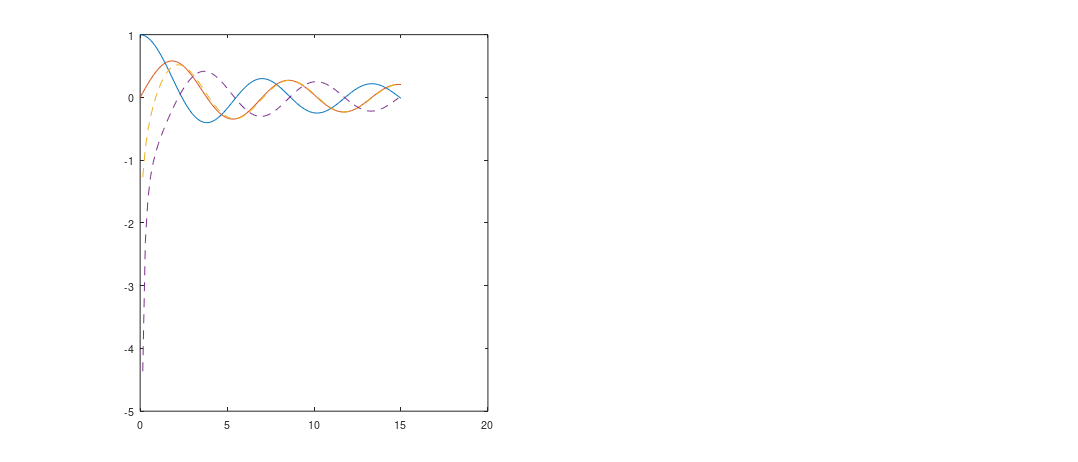

Here is the MATLAB script that generated this plot: (Note: this script raises an error after producing the figure.)
%% Wave power computation
% copied from ewtec_pap2 in Dropbox\matlab\studies
% 0) set up stuff

folder = 'C:\Users\s1213969\Dropbox\matlab\thesis\';
fontsi = 10;
figwid = 14;

%% 1) Bessel function pic

fighei = 6;

m1 = [0 1];
m2 = [7 12];
kr1 = linspace(0,15,101);

limM1 = sqrt(m1 + [1 1]);
limM2 = sqrt(m2 + [1 1]);

[M1, KR] = meshgrid(m1, kr1);
[M2] = meshgrid(m2, kr1);

J1 = besselj(M1, KR);
Y1 = bessely(M1, KR);
J2 = besselj(M2, KR);
Y2 = bessely(M2, KR);


figure;
set(gcf,'PaperPosition',[0 0 figwid fighei]);

dy = 2*10^-5;

subplot(1,2,1);
l0 = plot(kr1,J1);
hold on;
l2 = plot(kr1,Y1,'--');
set(l2(1), 'Color', l0(1).Color)
set(l2(2), 'Color', l0(2).Color)
%plot([1; 1]*limM1, [-2 -2; 2 2], 'k:')
set(gca, 'ylim', 2.2*[-1 1], 'ytick', [-2 -1 0 1 2],'FontSize', fontsi);
leg = legend('J_0', 'J_1', 'Y_0', 'Y_1');
%pos = leg.Position;
pos = [0.32 0.69 0.12 0.15];
set(leg, 'Box', 'off', 'Position', pos, 'FontSize', 6.5);
%ylabel('Magnitude');
xlabel('kr','FontSize', fontsi);

subplot(1,2,2);
l1 = plot(kr1,J2);
hold on;
l2 = plot(kr1,Y2,'--');
set(l2(1), 'Color', l0(1).Color)
set(l2(2), 'Color', l0(2).Color)
%plot([1; 1]*limM2, [-2 -2; 2 2], 'k:')
set(gca, 'ylim', 2.2*[-1 1], 'ytick', [-2 -1 0 1 2],'FontSize', fontsi);
leg = legend('J_7', 'J_{12}', 'Y_7', 'Y_{12}');
pos = [0.76 0.69 0.12 0.15];
set(leg, 'Box', 'off', 'Position', pos, 'FontSize', 6.5);
%ylabel('Magnitude');
xlabel('kr','FontSize', fontsi);

print('-dpng', '-r400', [folder 'pics\bessel_pow']);

%% 2) Point absorber pic
fighei = 7.5;

beta = pi/4;
M = 3;
m = -M:M;
a = 1;
aI = a/2*exp(-1i*m*(beta+pi/2));

close all;
figure;
set(gcf, 'PaperPosition', [0 0 figwid fighei]);
plotCoefs(M, aI, true, 'Color', [1 0 0], 'LineWidth', 1)

bR = a/2*[-1i*exp(1i*beta) -1 1i*exp(-1i*beta)];

MR = 1;

plotCoefs(MR, bR, false, 'Color', [0 0 1], 'LineWidth', 1, 'LineStyle', '--')

ax = gca;
lines = ax.Children;
leg = legend([lines(20), lines(1)], {'1/2 Incident', 'Radiated'}, 'Position', [0.7 0.7 0.1 0.1], 'FontSize', fontsi);
legend('boxoff');

x = 0.7;
y = 0.55;
w = 0.1;
h = 0.1;
an = annotation('textbox', [x y w h], 'String', ['\beta = \pi/4'], 'LineStyle', 'none', 'FontSize', fontsi);

% add labels
x = 0.52;
y = 0.55;
w = 0.1;
h = 0.1;
an = annotation('textbox', [x y w h], 'String', '|a|', 'LineStyle', 'none', 'FontSize', fontsi);
set(an, 'LineStyle', 'none');
x = 0.42;
y = 0.4;
an = annotation('textbox', [x y w h], 'String', 'ang(a)', 'LineStyle', 'none', 'FontSize', fontsi);
set(an, 'LineStyle', 'none');

% slope = [0.27/M -0.137/M];
slope = [0.26/M -0.16/M];
start = [0.5 0.38];

for m = -M:M
    x = start(1) + slope(1)*m;
    y = start(2) + slope(2)*m;
    if (m == 0)
        x = x + 0.02;
        y = y + 0.07;
        mstr = 'm = 0';
    else
        mstr =  num2str(m);
    end
    annotation('textbox', [x y w h], 'String', mstr, 'LineStyle', 'none', 'FontSize', fontsi);
end

print('-dpng', '-r400', [folder 'pics\rad_coefs']);

%% 3.1) Compute values for different beams for main pic

beams = [1 2 5 10 20 50];

Nb = length(beams);
M = 64;
nTheta = M*2^3;  

aSs = cell(Nb, 1);
aRs = cell(Nb, 2);

for n = 1:Nb
    [aS, aR] = wave_power_wamComp([folder 'runs'], beams(n), nTheta, M);
    aSs{n} = aS;
    aRs(n,1:2) = aR;
end

save([folder '\wave_power\pow_beams'], 'beams', 'aSs', 'aRs', 'M', 'Nb');

%% 3.2) Compute values for large range of beams pic

beamsB = 1:50;

NbB = length(beamsB);
M = 64;
nTheta = M*2^3;  

aSsB = cell(NbB, 1);
aRsB = cell(NbB, 2);

for n = 1:NbB
    [aS, aR] = wave_power_wamComp([folder 'runs'], beamsB(n), nTheta, M);
    aSsB{n} = aS;
    aRsB(n,1:2) = aR;
end

save([folder '\wave_power\pow_big_beams'], 'beamsB', 'aSsB', 'aRsB', 'M', 'NbB');

%% 4.1) Make main beams figure

load pow_beams

fighei = 18;
fontsi = 8;

M = 64;
Mt = 20;
inds = M+1-Mt:M+1+Mt;

m = -Mt:Mt;
aI = exp(-1i*(-M:M)*pi/2);
aI = aI.';

r = 1;
dep = 3;

h = 10;          
lam = 10;
T = IWaves.Lam2T(lam, h);
t = linspace(0,T,101);
omega = 2*pi/T;
k = 2*pi/lam;
eiomegat = exp(1i*omega*t);
wavx = linspace(-15,15,101);
wavz = exp(-1i*k*wavx);

rho = 1000;
g = 9.806650;
cg = IWaves.GroupVel(T, h);
const = 2*rho*g*cg/k;

uef = IWaves.UnitEnergyFlux(rho, T, h);
uef = uef./const;

figure;
set(gcf,'PaperPosition',[0 0 figwid fighei]);

tmar = 0.05;
lmar = 0.05;

fighei = 0.13;
%figwid1 = 0.14;
figwid1 = 0;
figwid2 = 0.2;
figwid3 = 0.25;

tbspc = 0.015;
lrspc = 0.055;

nsub = 5;

sca = [0.3 0.8 1.5 1.7 1.7 1.7];

bstartx = 0.01;
txtstarty = 1-tmar-0.072;

annotation('textbox', [bstartx txtstarty 0.1 0.1], 'String',{'Beam', '(B/A)'},...
        'LineStyle', 'none', 'FontWeight', 'bold', 'FontSize', fontsi)
% annotation('textbox', [0.11 txtstarty 0.1 0.1], 'String','Cylinder View',...
%         'LineStyle', 'none', 'FontWeight', 'bold', 'FontSize', fntsiz)
annotation('textbox', [0.12 txtstarty 0.1 0.1], 'String','Orbital Motion',...
        'LineStyle', 'none', 'FontWeight', 'bold', 'FontSize', fontsi)
cwstartx = lmar + 3*lrspc + figwid1 + figwid2 + 2*figwid3+0.01;
annotation('textbox', [cwstartx+0.01 txtstarty 0.1 0.1], 'String',{'E'},...
    'LineStyle', 'none', 'FontWeight', 'bold', 'FontSize', fontsi)


xs = [0.175 0.465 0.773 0.94];
vals = {'a)', 'b)', 'c)', 'd)'};
for n = 1:4
    annotation('textbox', [xs(n) 0.03 0.1 0.01], 'String', vals{n},...
        'LineStyle', 'none', 'FontWeight', 'bold', 'FontSize', fontsi)
end

for n = 1:Nb
    
    aS = aSs{n}.';
    aD = 1/2*aI + aS;
    aR1 = aRs{n,1}.';
    aR2 = aRs{n,2}.';
    BR = [aR1 aR2];
    zeta = BR\(-aD);
    d = aD + BR*zeta;
    
    pow = (abs(aD).^2 - abs(d).^2);
    powDiff = abs(aD).^2;
    eff = pow./powDiff;
    
    totPow = sum(pow);
    CW = totPow/uef;
    

    % Beam
    yplot = 1-tmar-fighei-(n-1)*(fighei+tbspc);
    beam = beams(n);
    annotation('textbox', [bstartx+0.01 yplot-0.01 0.1 0.1], 'String',...
        {[num2str(beam)]},...
        'LineStyle', 'none', 'FontSize', fontsi)
    
    % Plot motions
    xpath = real(zeta(1)*eiomegat);
    zpath = real(zeta(2)*eiomegat) - dep*ones(size(eiomegat));
    % arrow points
    xa = [xpath(1), xpath(25), xpath(50), xpath(75)];
    za = [zpath(1), zpath(25), zpath(50), zpath(75)];
    
    ua = omega*(za+dep*ones(size(za)));
    va = -omega*xa;
    la = sqrt(ua.^2 + va.^2);
    ua = ua./la;
    va = va./la;
    %subplot(Nb,nsub,nsub*(n-1)+2);
    subplot('Position', [lmar+lrspc+figwid1 yplot-0.0175 figwid2-0.018 fighei]);
    plot(xpath, zpath, 'Color', [0 0 0], 'LineWidth', 1);
    hold on;
    quiver(xa, za, ua, va, sca(n), 'k');
    plot(wavx, wavz, 'k--');
    %plot([-30 30], [0 0], 'k:');
    plot([-30 30], [-h -h], 'k');
    axis equal
    axis off
    set(gca, 'xlim', [-15 15], 'ylim', [-20 4]);

%     annotation('textbox', [lmar+lrspc+figwid+0.02 yplot+0.04 0.1 0.1], 'String',...
%         {['\zeta_1 = ' num2str(abs(zeta(1)), '%4.2f') ', \zeta_2 = ' num2str(abs(zeta(2)), '%4.2f')]},...
%         'LineStyle', 'none', 'FontSize', fntsiz)

    %subplot(Nb,nsub,nsub*(n-1)+4);
    subplot('Position', [lmar+3*lrspc+figwid1+figwid2+figwid3 yplot figwid3 fighei]);
    stem(m, eff(inds), 'Marker', '.', 'Color', [0 0 0]);
    hold on;
    plot([-Mt Mt], [1 1], 'k--');
    set(gca, 'ylim', [-0.1 1.1],'FontSize', fontsi);
    
    if (n == 1)
        title('Efficiency', 'FontSize', fontsi);
    end
    
    if (n == Nb)
        xlabel('m');
        set(gca, 'xtick', [-20 -10 0 10 20]);
    else
        set(gca, 'xtick', []);
    end
    CW2 = CW*k;
    annotation('textbox', [cwstartx+0.005 yplot-0.01 0.1 0.1], 'String',...
        {[num2str(CW2, '%3.1f')]}, 'LineStyle', 'none','FontSize', fontsi)
    plot([CW2/2 CW2/2], [0 1], 'k','LineStyle',':','Color', [1 0 0]);
    plot(-[CW2/2 CW2/2], [0 1], 'k','LineStyle',':','Color', [1 0 0]);
    
    % Plot wave comps
    %subplot(Nb,nsub,nsub*(n-1)+3);
    
    subplot('Position', [lmar+2*lrspc+figwid1+figwid2 yplot figwid3 fighei]);
    stem(m, abs(aD(inds)), 'Marker', '.', 'LineStyle', 'none', 'Color', [1 0 0]);

    hold on
    
    thisa = aR2*zeta(2);
    stem(m, abs(thisa(inds)), 'Marker', '.', 'Color', [0 0.5 0], 'LineStyle', '--');
    hold on
    
    thisa = aR1*zeta(1);
    stem(m, abs(thisa(inds)), 'Marker', '.', 'Color', [0 0 1]);
    
        set(gca, 'ylim', [0 0.7], 'FontSize', fontsi);
   
    
    if (n == 1)
        title('Wave Component Magnitude', 'FontSize', fontsi);
        ax = gca;
        lines = ax.Children;
        leg = legend([lines(3), lines(1), lines(2)], {'Diffracted', 'Surge', 'Heave'}, 'Position', [0.62 0.8 0.1 0.1], 'FontSize', fontsi);
        %legend('boxoff');
    end
    if (n == Nb)
        xlabel('m');
        set(gca, 'xtick', [-20 -10 0 10 20]);
    else
        set(gca, 'xtick', []);
    end

end

print('-dpng', '-r400', [folder 'pics\bristol_cyl_coefs']);

%% 4.2) Large beam range pic
load pow_big_beams

fighei = 9;

aI = exp(-1i*(-M:M)*pi/2);
aI = aI.';

h = 10;          
lam = 10;
T = IWaves.Lam2T(lam, h);
k = 2*pi/lam;

rho = 1000;
g = 9.806650;
cg = IWaves.GroupVel(T, h);
const = 2*rho*g*cg/k;

uef = IWaves.UnitEnergyFlux(rho, T, h);
uef = uef./const;

Es = zeros(NbB,1);
E2s = zeros(NbB,1);

for n = 1:NbB
    
    aS = aSsB{n}.';
    aD = 1/2*aI + aS;
    aR1 = aRsB{n,1}.';
    aR2 = aRsB{n,2}.';
    BR = [aR1 aR2];
    zeta = BR\(-aD);
    d = aD + BR*zeta;
    
    pow = (abs(aD).^2 - abs(d).^2);
    powDiff = abs(aD).^2;
    eff = pow./powDiff;
    
    E = sum(eff);
    
    Es(n) = E;
    
    totPow = sum(pow);
    CW = totPow/uef;
    
    E2 = k*CW;
    E2s(n) = E2;
end

figure;
set(gcf,'PaperPosition',[0 0 figwid fighei]);

coefs = polyfit(beamsB,Es.',1);
yfit = coefs(1)*(0:50) + coefs(2);

plot((0:50), yfit, 'k--');
hold on;
plot(beamsB, Es, 'LineWidth', 1)
axis equal

fontsi = 8;
xlabel('Beam (B/A)', 'FontSize', fontsi);
ylabel('E', 'FontSize', fontsi);
title('Power absorption (as E) v. Beam', 'FontSize', fontsi)

leg = legend('Power Absorption', 'Linear Fit');
set(leg, 'location', 'northwest', 'fontsize', fontsi)

print('-dpng', '-r400', [folder 'pics\bristol_cyl_E']);

%% 5.1) Wave field - compute

% beam = 10;
beam = 10;

M = 32;
nTheta = M*2^3;  

[aSw, aRw, ~, ~, hydBody] = wave_power_wamComp([folder 'runs'], beam, nTheta, M, 'HydroBody');

x = -30:0.25:30;
[X, Y] = meshgrid(x, x);


rho = 1000;
h = 10;          
lam = 10;
T = IWaves.Lam2T(lam, h);

M = 32;
aI = exp(-1i*(-M:M)*pi/2);

D = hydBody.DiffTM;
D = CirWaveComp.Resize2M(D{1}, M);

aD = 1/2*aI.' + aSw.';
aR1 = aRw{1};
aR2 = aRw{2};
BR = [aR1.' aR2.'];
zeta = BR\(-aD);

I = eye(2*M+1);
rhs = BR*zeta;
lhs = -(0.5*I + D);
aIR = lhs\rhs;
aSR = D*aIR;

aIR = aIR.';
aSR = aSR.';

rwaves1 = CirWaves('Out', [0 0], {aR1}, T, h);
rwaves2 = CirWaves('Out', [0 0], {aR2}, T, h);
swaves = CirWaves('Out', [0 0], {aSw}, T, h);
iwaves = CirWaves('In', [0 0], {aI}, T, h);

sRwaves = CirWaves('Out', [0 0], {aSR}, T, h);
iRwaves = CirWaves('In', [0 0], {aIR}, T, h);

rwf1 = CirWaveField(rho, rwaves1, true, X, Y);
rwf2 = CirWaveField(rho, rwaves2, true, X, Y);
swf = CirWaveField(rho, swaves, true, X, Y);
iwf = IncCirWaveField(rho, iwaves, true, X, Y);

sRwf = CirWaveField(rho, sRwaves, true, X, Y);
iRwf = IncCirWaveField(rho, iRwaves, true, X, Y);

rwf1 = rwf1*zeta(1);
rwf2 = rwf2*zeta(2);
rwf = rwf1 + rwf2;
dwf = iwf + swf;
twf = dwf + rwf;

dRwf = iRwf + sRwf;
tRwf = dRwf + rwf;

thet = linspace(0, 2*pi, 101);
cir = 5*[cos(thet).', sin(thet).'];

rwf1.RemoveGeometries(cir, 'Out');
rwf2.RemoveGeometries(cir, 'Out');
rwf.RemoveGeometries(cir, 'Out');
dwf.RemoveGeometries(cir, 'Out');
twf.RemoveGeometries(cir, 'Out');

dRwf.RemoveGeometries(cir, 'Out');
tRwf.RemoveGeometries(cir, 'Out');

etaR1 = rwf1.Elevation;
etaR2 = rwf2.Elevation;
etaR = rwf.Elevation;
etaD = dwf.Elevation;
etaT = twf.Elevation;

etaDR = dRwf.Elevation;
etaTR = tRwf.Elevation;

%% 5.2) Wave field pic

fighei = 14;

figure;
set(gcf,'PaperPosition',[0 0 figwid fighei]);

tmar = 0.05;
lmar = 0.08;

pichei = 0.215;
picwid = 0.215;

tbspc = 0.1;
lrspc = 0.05;

cols = [lmar, lmar+picwid+lrspc, lmar+2*picwid+3*lrspc];
rows = [1-tmar-pichei, 1-tmar-2*pichei-1*tbspc, 1-tmar-3*pichei-2*tbspc];

etas = [etaR1, etaR2, etaR; etaD, etaR, etaT; etaDR, etaR, etaTR];
tits = {'Surge Radiated', 'Heave Radiated', 'Total Radiated'; ...
    'Plane Diffracted', 'Total Radiated', 'Total Wave Field'; ...
    'Generalized Diffracted', 'Total Radiated', 'Total Wave Field'};

% Plot body shape    
r = 1;
beam = 10;
xs = [r, r, -r, -r, r];
ys = [-beam/2, beam/2, beam/2, -beam/2, -beam/2];

% 0 is none
% 1 if forward
% -1 is backwards
arrow1 = [-1, -1, 0; 1 0 1; 1 0 1];
arrow2 = [1 1 1; 1 1 1; 1 1 0];

for m = 1:3
    for n = 1:3
        subplot('Position', [cols(n) rows(m) picwid pichei]);
        pcolor(X, Y, real(etas{m,n}));
        
        % colormap
        thesis_cmap
        
        hold on;
        plot(cir(:,1), cir(:,2), 'k');
        set(gca, 'clim', [-1 1], 'xtick', [-20 0 20], 'ytick', [-20 0 20], 'FontSize', fontsi);
        plot(xs, ys, 'k')
        
        if ((m == 3) && (n == 1))
            xlabel('x/A', 'FontSize', fontsi);
            ylabel('y/A', 'FontSize', fontsi);
            cb = colorbar('Position', [0.915 0.2 0.03 0.6]);
            set(cb, 'FontSize', fontsi);
            title(cb, 'Re\{\eta/A\}');
        else
            set(gca,'xticklabel', [], 'yticklabel', []);
        end
        title(tits{m,n}, 'FontSize', fontsi);
        fet;
        
        dx = 0.2*picwid/2;
        len = picwid/2-3*dx;
        x1 = cols(n)+dx;
        x2 = x1+len;
        x3 = x1+picwid/2+dx;
        x4 = x3+len;
        y1 = rows(m)+pichei/2;
        y2 = y1;
        
        if (arrow1(m,n) > 0)
            annotation('arrow', 'X', [x1 x2], 'Y', [y1 y2],...
                'HeadWidth', 5, 'HeadLength', 5);
        elseif (arrow1(m, n) < 0)
            annotation('arrow', 'X', [x2 x1], 'Y', [y1 y2],...
                'HeadWidth', 5, 'HeadLength', 5);
        end
        
        if (arrow2(m,n) > 0)
            annotation('arrow', 'X', [x3 x4], 'Y', [y1 y2],...
                'HeadWidth', 5, 'HeadLength', 5);
        elseif (arrow1(m, n) < 0)
            annotation('arrow', 'X', [x4 x3], 'Y', [y1 y2],...
                'HeadWidth', 5, 'HeadLength', 5);
        end

    end
    
    
    annotation('textbox', [cols(1)+picwid+lrspc/2-0.02 rows(m)+pichei/5 0.1 0.1],...
        'String','+', 'FitBoxToText', 'on', 'LineStyle', 'none','FontSize', 20, 'FontWeight', 'bold')
    
    annotation('textbox', [cols(2)+picwid+lrspc/2+0.008 rows(m)+pichei/5 0.1 0.1],...
        'String','=','FitBoxToText', 'on', 'LineStyle', 'none','FontSize', 20, 'FontWeight', 'bold')
    
end

print('-dpng', '-r400', [folder 'pics\bristol_wfs']);

%% 6.1) Flare Radius - comp profile

lam = 10;
k = 2*pi/lam;

beam = 10;

M = 32;
nTheta = M*2^3;  

y = 0:0.1:beam/2;

volc = 1^2*pi*beam;

r = 1 + besselj(2,k*y) + besselj(3,k*y) + besselj(4,k*y)+ besselj(5,k*y);
intR2 = trapz(y,r.^2);
coef = sqrt(1/2*beam/intR2);
r = coef*r;
vol2 = 2*pi*trapz(y,r.^2);

vol2/volc

prof = [y', r'];

[aSf, aRf, compf] = wave_power_wamComp([folder 'runs'], beam, nTheta, M, 'CustProf', prof);

[aSn, aRn, compn] = wave_power_wamComp([folder 'runs'], beam, nTheta, M);

M = 32;
Mt = 20;
m = -Mt:Mt;
mn = m + 0.15*ones(size(m));
mf = m - 0.15*ones(size(m));
inds = M+1-Mt:M+1+Mt;
aI = exp(-1i*(-M:M)*pi/2);
aI = aI.';


aS = aSf.';
aDf = 1/2*aI + aS;
aR1f = aRf{1}.';
aR2f = aRf{2}.';
BRf = [aR1f aR2f];
zetaf = BRf\(-aDf);
d = aDf + BRf*zetaf;

pow = (abs(aDf).^2 - abs(d).^2);
powDiff = abs(aDf).^2;
efff = pow./powDiff;
Ef = sum(efff);

aS = aSn.';
aDn = 1/2*aI + aS;
aR1n = aRn{1}.';
aR2n = aRn{2}.';
BRn = [aR1n aR2n];
zetan = BRn\(-aDn);
d = aDn + BRn*zetan;
    
pow = (abs(aDn).^2 - abs(d).^2);
powDiff = abs(aDn).^2;
effn = pow./powDiff;
En = sum(effn);

%% 6.2) Flare radius - pic


fighei = 14;

figure;
set(gcf,'PaperPosition',[0 0 figwid fighei]);

geo = compf.Bodies.PanelGeo;
geon = compn.Bodies.PanelGeo;

subplot(2,2,1);
dep = 3;
rs = 1;
beam = 10;
h = 10;
ys = [rs, rs, -rs, -rs, +rs];
xs = [-beam/2, beam/2, beam/2, -beam/2, -beam/2];

deps = dep*ones(size(r));
plot(y, r, 'Color', [0 0 0], 'LineWidth', 1);
hold on;
plot(xs, ys, 'k--', 'LineWidth', 1);
leg = legend('Flare', 'Straight');
posL = get(leg, 'Position');
posL(1) = posL(1)-0.1;
posL(2) = posL(2)-0.25;
set(leg, 'Box', 'off', 'Position', posL, 'FontSize', 11);
plot(-beam/2*ones(size(y))+flip(y), r, 'Color', [0 0 0], 'LineWidth', 1);
plot(y, -r, 'Color', [0 0 0], 'LineWidth', 1);
plot(-beam/2*ones(size(y))+flip(y), -r, 'Color', [0 0 0], 'LineWidth', 1);
plot([-beam/2 -beam/2], [-r(end) r(end)], 'Color', [0 0 0], 'LineWidth', 1);
plot([beam/2 beam/2], [-r(end) r(end)], 'Color', [0 0 0], 'LineWidth', 1);
title('Body Profile');
axis equal
set(gca, 'ylim', [-3.5 3.5], 'xlim', [-6 6]);
axis off;


subplot(2,2,2);
% surf(geo);
% axis equal;
% set(gca, 'View', [-56 28]);
% axis off;

% Plot motions
T = IWaves.Lam2T(lam, h);
t = linspace(0,T,101);
omega = 2*pi/T;
eiomegat = exp(1i*omega*t);

xpathf = real(zetaf(1)*eiomegat);
zpathf = real(zetaf(2)*eiomegat) - dep*ones(size(eiomegat));
% arrow points
xaf = [xpathf(1), xpathf(25), xpathf(50), xpathf(75)];
zaf = [zpathf(1), zpathf(25), zpathf(50), zpathf(75)];

xpathn = real(zetan(1)*eiomegat);
zpathn = real(zetan(2)*eiomegat) - dep*ones(size(eiomegat));
% arrow points
xan = [xpathn(1), xpathn(25), xpathn(50), xpathn(75)];
zan = [zpathn(1), zpathn(25), zpathn(50), zpathn(75)];

%     delx = diff([min(xa(:)) max(xa(:))])/4;
%     dely = diff([min(za(:)) max(za(:))])/4;
%     del = delx.^2 + dely.^2;

uaf = omega*(zaf+dep*ones(size(zaf)));
vaf = -omega*xaf;
laf = sqrt(uaf.^2 + vaf.^2);
uaf = uaf./laf;
vaf = vaf./laf;

uan = omega*(zan+dep*ones(size(zan)));
van = -omega*xan;
lan = sqrt(uan.^2 + van.^2);
uan = uan./lan;
van = van./lan;
%subplot(Nb,nsub,nsub*(n-1)+2);

plot(xpathf, zpathf, 'Color', [0 0 0], 'LineWidth', 1);
hold on;
quiver(xaf, zaf, uaf, vaf, 1, 'k');

plot(xpathn, zpathn, 'k--', 'LineWidth', 1);
quiver(xan, zan, uan, van, 1, 'k');
title('Orbital Motion');

%plot(wavx, wavz, 'k--');
%plot([-30 30], [0 0], 'k:');
%plot([-30 30], [-h -h], 'k');
axis equal
set(gca, 'xlim', [-3.5 3.5], 'ylim', [-6.5 0.5]);
%set(gca, 'xlim', [-15 15], 'ylim', [-20 4]);
axis off


subplot(2,2,4);
stem(mf, efff(inds), 'Marker', '.', 'Color', [0 0 0]);
hold on;
stem(mn, effn(inds), 'Marker', '.', 'Color', [0 0.5 0], 'LineStyle', '--');
% leg = legend('Flare', 'Straight');
% posL = get(leg, 'Position');
% posL(1) = posL(1)+0.1;
% posL(2) = posL(2)+0.15;
% set(leg, 'Box', 'off', 'Position', posL);
plot([-Mt Mt], [1 1], 'k--');
% plot([E/2 E/2], [0 1], 'k','LineStyle',':','Color', [1 0 0]);
%     plot(-[E/2 E/2], [0 1], 'k','LineStyle',':','Color', [1 0 0]);
set(gca, 'ylim', [-0.1 1.1]);
title('Efficiency');
xlabel('m');
set(gca, 'xlim', [-10 10], 'xtick', [-10 -5 0 5 10]);

volf = computeVolume(geo);
voln = computeVolume(geon);

annotation('textbox', [0.36 0.54 0.1 0.1], 'String',...
    {['E_f = ' num2str(Ef, '%3.1f')], ['E_s = ' num2str(En, '%3.1f')]},...
    'LineStyle', 'none');

    
% annotation('textbox', [0.5 0.5 0.1 0.1], 'String',...
%     {['E_f = ' num2str(Ef, '%3.1f'), '      E_n = ' num2str(En, '%3.1f')],...
%     ['Vol_f = ' num2str(volf, '%3.1f'),'      Vol_n= ' num2str(voln, '%3.1f')],...
%     ['E_f/Vol_f = ' num2str(Ef/volf, '%5.3f'), '      E_n/Vol_n= ' num2str(En/voln, '%5.3f')]},...
%     'LineStyle', 'none');

 subplot(2,2,3);
 %stem(m, abs(aDf(inds)), 'Marker', '.', 'LineStyle', 'none', 'Color', [1 0 0]);
 hold on
 thisa = aR2f*zetaf(2);
 stem(mf, abs(thisa(inds)), 'Marker', '.', 'Color', [0 0 0]);
 hold on
 thisa = aR1f*zetaf(1);
 stem(mf, abs(thisa(inds)), 'Marker', '.', 'Color', [0 0 0]);
 
 thisa = aR1n*zetan(2);
 stem(mn, abs(thisa(inds)), 'Marker', '.', 'Color', [0 0.5 0], 'LineStyle', '--');
 hold on
 thisa = aR2n*zetan(1);
 stem(mn, abs(thisa(inds)), 'Marker', '.', 'Color', [0 0.5 0], 'LineStyle', '--');
 set(gca, 'xlim', [-10 10], 'ylim', [0 1], 'Box', 'on');
 
title('Wave Component Magnitude');
xlabel('m');
set(gca, 'xlim', [-10 10], 'xtick', [-10 -5 0 5 10]);
 
 plot([-Mt Mt], [0.5 0.5], 'k--');
 
print('-dpng', '-r400', [folder 'pics\bristol_flare']);